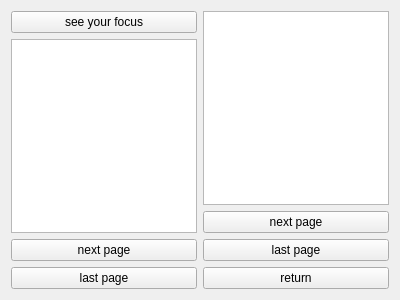
<?xml version="1.0" encoding="UTF-8"?>
<ui version="4.0">
 <class>focus</class>
 <widget class="QWidget" name="focus">
  <property name="geometry">
   <rect>
    <x>0</x>
    <y>0</y>
    <width>400</width>
    <height>300</height>
   </rect>
  </property>
  <property name="windowTitle">
   <string>Form</string>
  </property>
  <layout class="QHBoxLayout" name="horizontalLayout">
   <item>
    <layout class="QVBoxLayout" name="verticalLayout">
     <item>
      <widget class="QPushButton" name="pushButton_2">
       <property name="text">
        <string>see your focus</string>
       </property>
      </widget>
     </item>
     <item>
      <widget class="QTableWidget" name="tableWidget"/>
     </item>
     <item>
      <widget class="QPushButton" name="pushButton">
       <property name="text">
        <string>next page</string>
       </property>
      </widget>
     </item>
     <item>
      <widget class="QPushButton" name="pushButton_3">
       <property name="text">
        <string>last page</string>
       </property>
      </widget>
     </item>
    </layout>
   </item>
   <item>
    <layout class="QVBoxLayout" name="verticalLayout_2">
     <item>
      <widget class="QTableWidget" name="tableWidget_2"/>
     </item>
     <item>
      <widget class="QPushButton" name="pushButton_6">
       <property name="text">
        <string>next page</string>
       </property>
      </widget>
     </item>
     <item>
      <widget class="QPushButton" name="pushButton_5">
       <property name="text">
        <string>last page</string>
       </property>
      </widget>
     </item>
     <item>
      <widget class="QPushButton" name="pushButton_4">
       <property name="text">
        <string>return</string>
       </property>
      </widget>
     </item>
    </layout>
   </item>
  </layout>
 </widget>
 <resources/>
 <connections/>
</ui>
